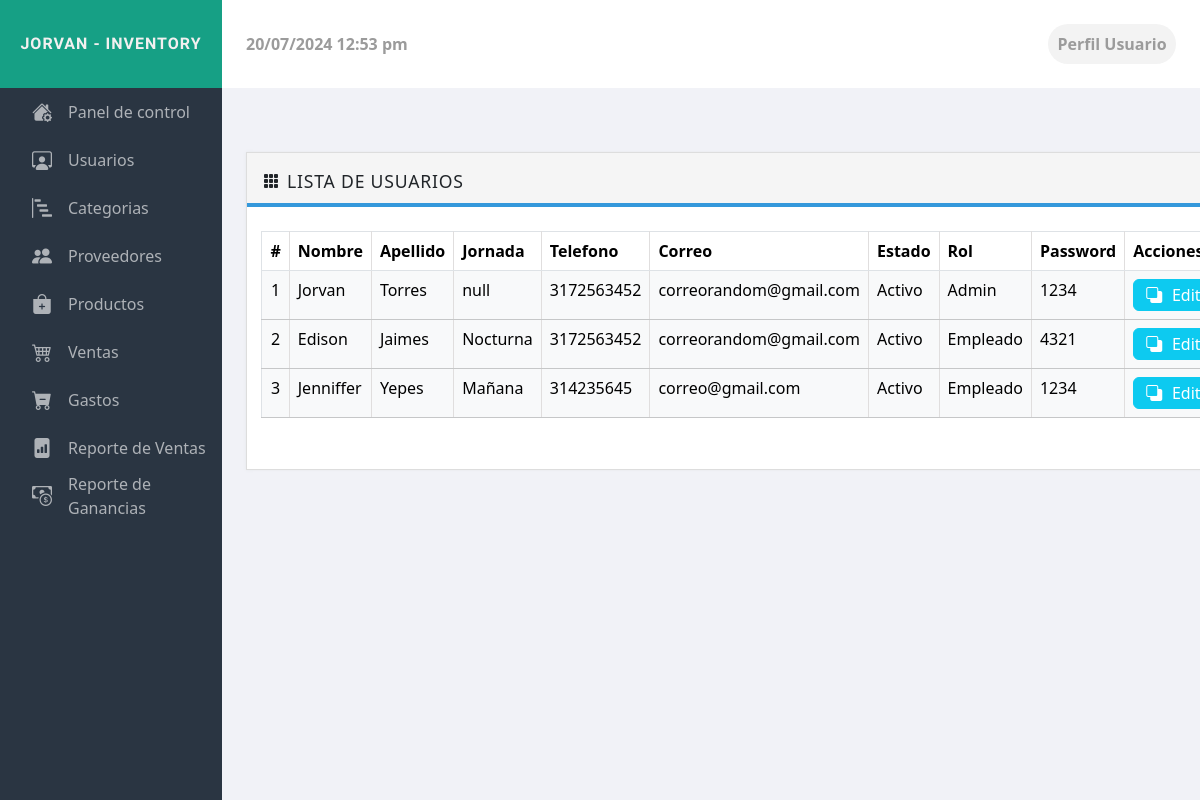
The app's page /admin/view/usuario.php, older data.
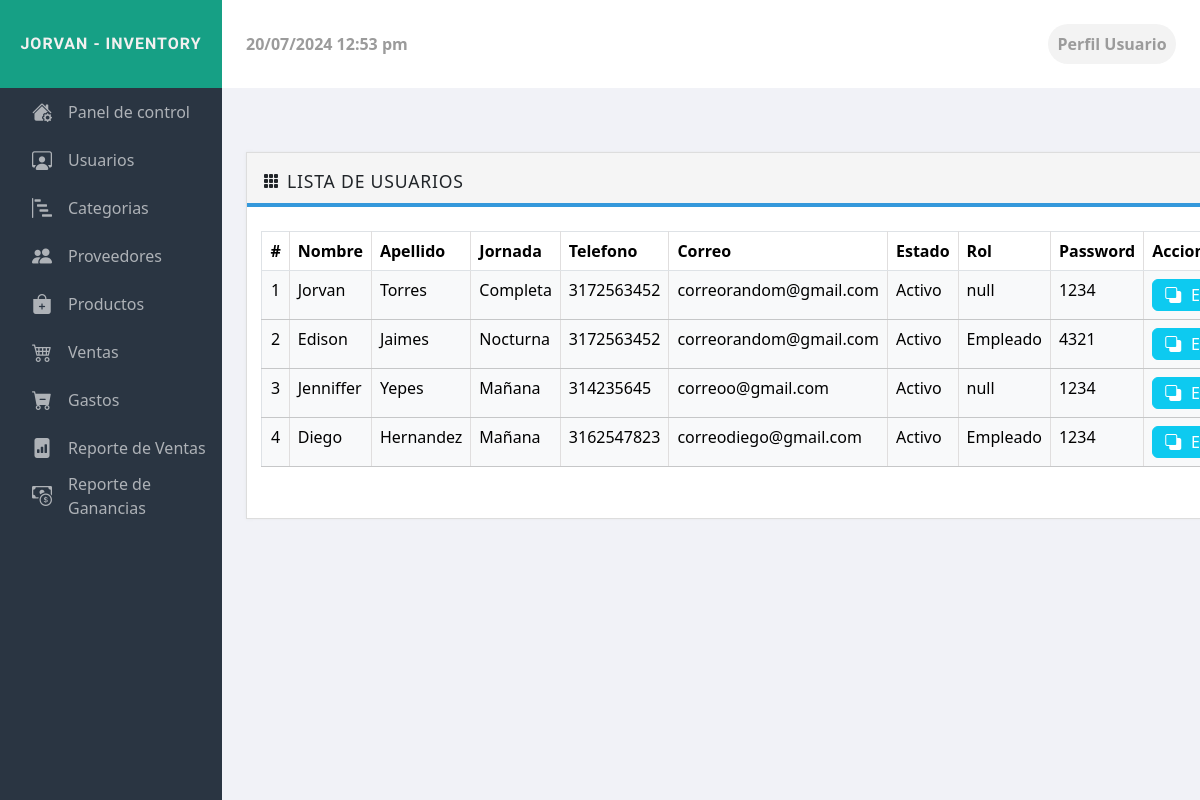
The same page, newer data.
### tables this page shows
CREATE TABLE `usuario` (
  `id_us` int(10) NOT NULL,
  `nombre_us` varchar(60) NOT NULL,
  `apellido_us` varchar(60) NOT NULL,
  `jornada_us` varchar(60) NOT NULL,
  `telefono_us` varchar(10) NOT NULL,
  `correo_us` varchar(60) NOT NULL,
  `estado_us` varchar(60) NOT NULL,
  `rol_us` varchar(60) NOT NULL,
  `password` varchar(60) NOT NULL
);

### admin/model/consultas.php (called while the page is built, shortened)
<?php
    class consultas {
        private $conexion;
        public function __construct($conexion) {
            $this->conexion = $conexion;
        }
        function consultaMultiple($consulta){
            $respuesta = array();
            $modulos = $this->conexion->prepare($consulta);
            $modulos->execute();
            $total = $modulos->rowCount();
            if ($total > 0) {
                $a = 0;
                while ($data = $modulos->fetch(PDO::FETCH_ASSOC)) {
                    $respuesta[$a] = $data;
                    $a++;
                }
            }
            return $respuesta;
        }
    }
?>

### admin/model/datosUsuario.php (called while the page is built, shortened)
<?php
class misUsuarios
{
    function verUsuario()
    {
        $conexion = new Conexion();
        $arreglo = array();
        $consulta = "SELECT * FROM usuario";
        $modulos = $conexion->prepare($consulta);
        $modulos->execute();
        $total = $modulos->rowCount();
        if ($total > 0) {
            $a = 0;
            while ($data = $modulos->fetch(PDO::FETCH_ASSOC)) {
                $arreglo[$a] = $data;
                $a++;
            }
        }
        return $arreglo;
    }
}
?>

### admin/view/usuario.php (the view, shortened to what this page needs)
<?php
    include("../model/consultas.php");
    $conexion = new conexion();
    $consultas = new consultas($conexion);
    $consultaCaja = $consultas->consultaMultiple("SELECT * FROM caja WHERE id_caja=(SELECT max(id_caja) FROM caja)");
    $estadoCaja = $consultaCaja[0]['estado_caja'];
    $usuarioCaja = $consultaCaja[0]['id_usCaja'];
    if ($estadoCaja!="Cerrada" && $usuarioCaja==1){
?>
<html lang="en">
  <head>
    <link href="https://cdn.jsdelivr.net/npm/bootstrap@5.3.3/dist/css/bootstrap.min.css" rel="stylesheet">
    <link rel="stylesheet" href="https://cdn.jsdelivr.net/npm/bootstrap-icons@1.10.5/font/bootstrap-icons.css">
    <link rel="stylesheet" href="../libraries/style.css">
  </head>
<body>
    <?php
        include('header.php');
        include('../model/datosUsuario.php');
        $misUsuario = new misUsuarios();
    ?>
    <section class="contenido">
        <?php include('barraHorizontal.php') ?>
        <div class="interfaz overflow-auto">
            <div class="categorias">
                <div class="tabla f-2">
                    <div class="head align-items-center">
                        <i class="bi bi-grid-3x3-gap-fill"></i>
                        <h6>LISTA DE USUARIOS</h6>
                    </div>
                    <div class="body">
                        <table class="table" border="1px">
                            <thead class="table-default">
                                <th class="text-center">#</th>
                                <th>Nombre</th>
                                <th>Apellido</th>
                                <th>Jornada</th>
                                <th>Telefono</th>
                                <th>Correo</th>
                                <th>Estado</th>
                                <th>Rol</th>
                                <th>Password</th>
                                <th>Acciones</th>
                            </thead>
                            <tbody>
                                <?php
                                    $consulta="SELECT * FROM usuario";
                                    $respUsuario = $misUsuario->verUsuario($consulta);
                                    foreach ($respUsuario as $fila) {
                                        ?>
                                        <tr class="table-light">
                                            <td class="text-center"><?php echo $fila['id_us']; ?></td>
                                            <td><?php echo $fila['nombre_us'];?></td>
                                            <td><?php echo $fila['apellido_us'];?></td>
                                            <td><?php echo $fila['jornada_us'];?></td>
                                            <td><?php echo $fila['telefono_us'];?></td>
                                            <td><?php echo $fila['correo_us']; ?></td>
                                            <td><?php echo $fila['estado_us'];?></td>
                                            <td><?php echo $fila['rol_us']; ?></td>
                                            <td><?php echo $fila['password']; ?></td>
                                            <td><center>
                                                <a href="edit/editarUsuario.php?id_us=<?php echo $fila['id_us'] ?>" class="btn btn-info" >
                                                    <i class="bi bi-subtract"></i>
                                                    <p class="m-0">Editar</p>
                                                </a>
                                                </center>
                                            </td>
                                        </tr>
                                <?php
                                    }
                                ?>
                            </tbody>
                        </table>
                    </div>
                </div>
            </div>
        </div>
        <?php
            } else {
                echo '<script>
                        alert("Error al acceder. La cuenta esta inactiva o el usuario activo no tiene un rol de admin, por lo cual no puede acceder a este apartado")
                    </script>';
            }
        ?>
    </section>
</body>
</html>

### admin/view/header.php (shortened to what this page needs)
<section class="header">
        <div class="nombre">
            <p class="m-0">JORVAN - INVENTORY</p>
        </div>
        <div class="fecha">
            <p><?php date_default_timezone_set('America/Bogota'); echo date("d/m/Y  g:i a");?></p>
            <div class="perfil">
                <p class="m-0">Perfil Usuario</p>
            </div>
        </div>
    </section>

### admin/view/barraHorizontal.php (shortened to what this page needs)
<div class="barraHorizontal overflow-auto">
            <a class="option panel text-decoration-none" href="./panelControl.php">
                <i class="bi bi-house-gear-fill fs-5"></i>
                <p class="m-0">Panel de control</p>
            </a>
            <div class="option usuarios text-decoration-none">
                <i class="bi bi-person-workspace fs-5"></i>
                <p class="m-0">Usuarios</p>
            </div>
            <a class="option categorias text-decoration-none"  href="./categorias.php">
                <i class="bi bi-bar-chart-steps fs-5"></i>
                <p class="m-0">Categorias</p>
            </a>
            <div class="option proveedores text-decoration-none">
                <i class="bi bi-people-fill fs-5"></i>
                <p class="m-0">Proveedores</p>
            </div>
            <div class="option productos text-decoration-none">
                <i class="bi bi-bag-plus-fill fs-5"></i>
                <p class="m-0">Productos</p>
            </div>
            <div class="option ventas text-decoration-none">
                <i class="bi bi-cart4 fs-5"></i>
                <p class="m-0">Ventas</p>
            </div>
            <div class="option gastos text-decoration-none">
                <i class="bi bi-cart-dash-fill fs-5"></i>
                <p class="m-0">Gastos</p>
            </div>
            <div class="option reporteVentas text-decoration-none">
                <i class="bi bi-file-bar-graph-fill fs-5"></i>
                <p class="m-0">Reporte de Ventas</p>
            </div>
            <div class="option reporteGanancias text-decoration-none">
                <i class="bi bi-cash-coin fs-5"></i>
                <p class="m-0">Reporte de Ganancias</p>
            </div>
</div>

### admin/libraries/style.css (style rules this page uses)
* { margin: 0; padding: 0; }
body { display: flex; flex-direction: column; width: 100%; height: 100vh; }
body .header { display: flex; justify-content: center; width: 100%; height: 11vh; }
body .header .nombre { display: flex; align-items: center; justify-content: center; flex: 0.185; background-color: #16A085; color: #f3f0f0; font-family: "Kanit", sans-serif; font-size: 1rem; font-weight: 600; letter-spacing: 1px; }
body .header .fecha { flex: 0.815; display: flex; align-items: center; justify-content: space-between; font-weight: 700; color: rgb(155, 155, 155); }
body .header .fecha p { margin-left: 1.5rem; margin-bottom: 0rem; }
body .header .fecha .perfil { display: flex; flex-direction: column; align-items: center; justify-content: center; margin-right: 1.5rem; width: 8rem; height: 2.5rem; border-radius: 3rem; background-color: #f3f3f3; border: 1.95px solid transparent; }
body .contenido { display: flex; width: 100%; height: 89vh; transition: 0.4s; }
body .contenido .barraHorizontal { flex: 0.185; height: 100%; background-color: #2A3542; }
body .contenido .barraHorizontal .option { display: flex; align-items: center; width: 100%; height: 3rem; border: none; outline: 0; background-color: transparent; }
body .contenido .barraHorizontal .option i { color: #AEB2B7; padding: 1rem 1rem 1rem 2rem; }
body .contenido .barraHorizontal .option p { color: #AEB2B7; }
body .contenido .interfaz { flex: 0.815; }
body .contenido .interfaz, body .contenido .flex-100 { background-color: #F1F2F7; }
body .contenido .interfaz .categorias, body .contenido .flex-100 .categorias { display: flex; width: 100%; padding: 1.5rem; gap: 2.5rem; margin: 2.5rem 0rem; align-items: start; }
body .contenido .interfaz .categorias .f-2, body .contenido .flex-100 .categorias .f-2 { flex: 1.5 !important; }
body .contenido .interfaz .categorias .tabla, body .contenido .flex-100 .categorias .tabla { display: flex; flex-direction: column; flex: 1; background-color: white; border: 1px solid #DDDDDD; box-shadow: 0rem 0rem 0.2rem #E6E7EB; height: auto; }
body .contenido .interfaz .categorias .tabla .head, body .contenido .flex-100 .categorias .tabla .head { display: flex; gap: 0.5rem; margin-bottom: 0.5rem; background-color: #F5F5F5; border-bottom: 4px solid #3498DB; padding: 1rem 1rem 0.7rem 1rem; }
body .contenido .interfaz .categorias .tabla .head h6, body .contenido .flex-100 .categorias .tabla .head h6 { margin: 2px 0px 0px 0px; font-size: 1.1rem; letter-spacing: 0.8px; }
body .contenido .interfaz .categorias .tabla .body, body .contenido .flex-100 .categorias .tabla .body { padding: 1rem 0.9rem 0.7rem 0.9rem !important; margin-bottom: 1.5rem; }
body .contenido .interfaz .categorias .tabla table td, body .contenido .interfaz .categorias .tabla table th, body .contenido .flex-100 .categorias .tabla table td, body .contenido .flex-100 .categorias .tabla table th { border-right: 1px solid #e0dede !important; flex: 1; }
body .contenido .interfaz .categorias .tabla table i, body .contenido .flex-100 .categorias .tabla table i { color: white; }
body .contenido .interfaz .categorias .tabla table .btn, body .contenido .flex-100 .categorias .tabla table .btn { display: flex; gap: 0.6rem; align-items: center; justify-content: center; width: 6rem; height: 2rem; color: white; }

Row changes from the older to the newer data that the page shows:
changed usuario "Jorvan": jornada_us "null" → "Completa"; rol_us "Admin" → "null"
changed usuario "Jenniffer": correo_us "correo@gmail.com" → "correoo@gmail.com"; rol_us "Empleado" → "null"
added usuario: id_us "4", nombre_us "Diego", apellido_us "Hernandez", jornada_us "Mañana", telefono_us "3162547823", correo_us "correodiego@gmail.com", estado_us "Activo", rol_us "Empleado", password "1234"
